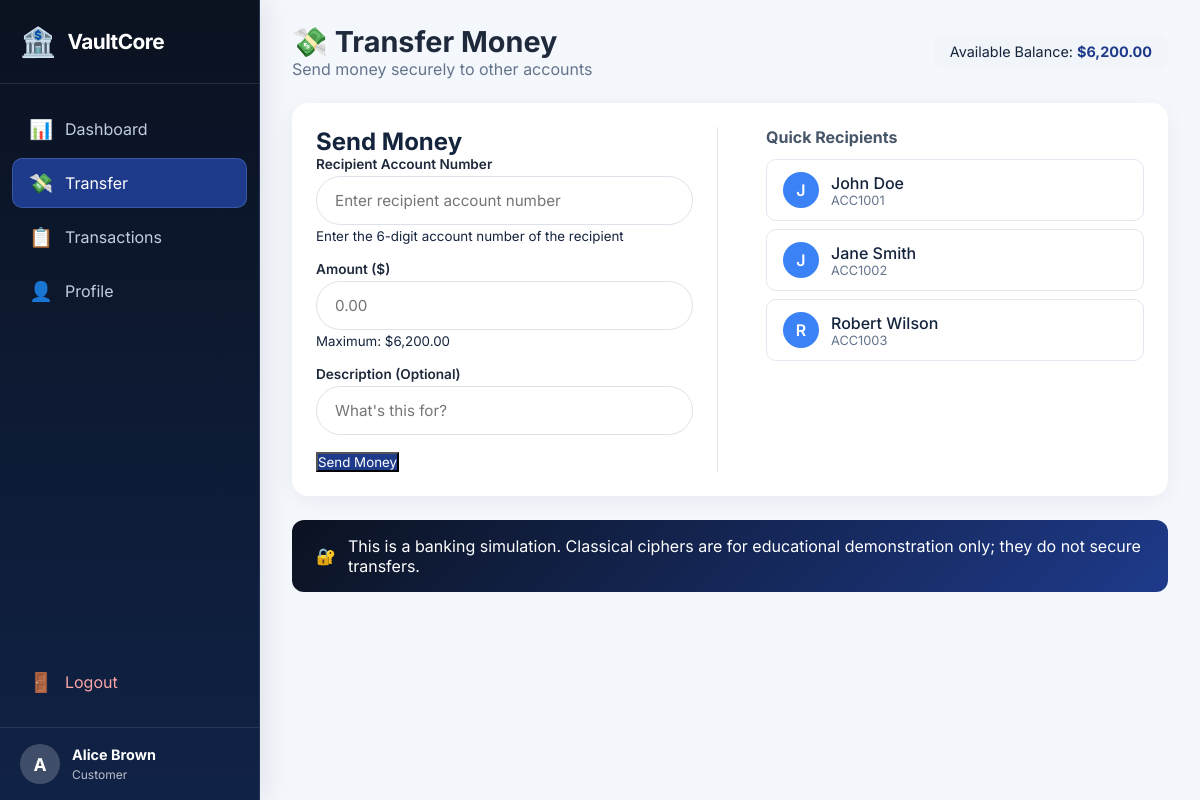
/customer/transfer.php (signed in), run on the app's committed database.
### tables this page shows
CREATE TABLE customers (
    id INT PRIMARY KEY AUTO_INCREMENT,
    customer_id VARCHAR(20) UNIQUE NOT NULL,
    full_name VARCHAR(100) NOT NULL,
    email VARCHAR(100) UNIQUE NOT NULL,
    phone VARCHAR(20),
    password_hash VARCHAR(255) NOT NULL,
    account_number VARCHAR(20) UNIQUE NOT NULL,
    balance DECIMAL(15,2) DEFAULT 0.00,
    cipher_type ENUM('vigenere', 'columnar', 'railfence', 'hill') DEFAULT 'vigenere',
    cipher_key VARCHAR(50) NOT NULL,
    private_note TEXT,
    created_at TIMESTAMP DEFAULT CURRENT_TIMESTAMP,
    status ENUM('active', 'inactive', 'suspended') DEFAULT 'active'
);

### customer/transfer.php (the view, shortened to what this page needs)
<?php
$db = new Database();
$conn = $db->getConnection();
$customerId = $_SESSION['user_id'];
$stmt = $conn->prepare("SELECT * FROM customers WHERE id = ?");
$stmt->execute([$customerId]);
$customer = $stmt->fetch();
$stmt = $conn->prepare("SELECT id, full_name, account_number FROM customers WHERE id != ? AND status = 'active'");
$stmt->execute([$customerId]);
$recipients = $stmt->fetchAll();
?>
<!DOCTYPE html>
<html lang="en">
<head>
    <link rel="stylesheet" href="../css/style.css">
    <link rel="stylesheet" href="../css/dashboard.css">
    <link rel="stylesheet" href="../css/customer.css">
    <link rel="stylesheet" href="../css/vaultcore.css">
</head>
<body>
    <div class="sidebar">
        <div class="sidebar-brand">
            <span class="brand-icon">🏦</span>
            <span>VaultCore</span>
        </div>
        <nav class="sidebar-nav">
            <a href="dashboard.php">
                <span class="nav-icon">📊</span>
                <span>Dashboard</span>
            </a>
            <a href="transfer.php" class="active">
                <span class="nav-icon">💸</span>
                <span>Transfer</span>
            </a>
            <a href="transactions.php">
                <span class="nav-icon">📋</span>
                <span>Transactions</span>
            </a>
            <a href="profile.php">
                <span class="nav-icon">👤</span>
                <span>Profile</span>
            </a>
            <a href="../auth/logout.php" class="logout">
                <span class="nav-icon">🚪</span>
                <span>Logout</span>
            </a>
        </nav>
        <div class="sidebar-footer">
            <div class="user-info">
                <span class="user-avatar"><?= strtoupper(substr($_SESSION['full_name'] ?? 'C', 0, 1)) ?></span>
                <div>
                    <strong><?= htmlspecialchars($_SESSION['full_name'] ?? 'Customer') ?></strong>
                    <small>Customer</small>
                </div>
            </div>
        </div>
    </div>
    <div class="main-content">
        <header class="page-header">
            <div>
                <h1>💸 Transfer Money</h1>
                <p>Send money securely to other accounts</p>
            </div>
            <div class="balance-display">
                <span>Available Balance: </span>
                <strong>$<?= number_format($customer['balance'] ?? 0, 2) ?></strong>
            </div>
        </header>
        <div class="panel transfer-panel">
            <div class="transfer-container">
                <div class="transfer-form-wrapper">
                    <h2>Send Money</h2>
                    <form method="POST" class="transfer-form">
                        <div class="form-group">
                            <label>Recipient Account Number</label>
                            <input type="text" name="to_account" placeholder="Enter recipient account number" required>
                            <small>Enter the 6-digit account number of the recipient</small>
                        </div>
                        <div class="form-group">
                            <label>Amount ($)</label>
                            <input type="number" name="amount" placeholder="0.00" step="0.01" min="0.01" max="9999999999999.99" required>
                            <small>Maximum: $<?= number_format($customer['balance'] ?? 0, 2) ?></small>
                        </div>
                        <div class="form-group">
                            <label>Description (Optional)</label>
                            <input type="text" name="description" placeholder="What's this for?">
                        </div>
                        <button type="submit" class="btn-primary">Send Money</button>
                    </form>
                </div>
                <div class="recipients-list">
                    <h3>Quick Recipients</h3>
                    <?php if (empty($recipients)): ?>
                        <p class="text-muted">No other customers found</p>
                    <?php else: foreach ($recipients as $r): ?>
                        <div class="recipient-card" onclick="setRecipient('<?= $r['account_number'] ?>')">
                            <span class="recipient-avatar"><?= strtoupper(substr($r['full_name'], 0, 1)) ?></span>
                            <div>
                                <div class="recipient-name"><?= htmlspecialchars($r['full_name']) ?></div>
                                <div class="recipient-account"><?= htmlspecialchars($r['account_number']) ?></div>
                            </div>
                        </div>
                    <?php endforeach; endif; ?>
                </div>
            </div>
        </div>
        <div class="encryption-banner">
            <span>🔐</span>
            <span>This is a banking simulation. Classical ciphers are for educational demonstration only; they do not secure transfers.</span>
        </div>
    </div>
</body>
</html>

### css/style.css (style rules this page uses)
:root { --primary: #1e3a8a; --primary-dark: #0b2b5c; --primary-light: #3b5fc4; --gray-50: #f8fafc; --gray-100: #f1f5f9; --gray-200: #e2e8f0; --gray-400: #94a3b8; --gray-500: #64748b; --gray-600: #475569; --gray-800: #1e293b; --success: #16a34a; --warning: #f59e0b; --danger: #dc2626; --shadow: 0 1px 3px rgba(0, 0, 0, 0.1), 0 1px 2px rgba(0, 0, 0, 0.06); --shadow-lg: 0 10px 15px -3px rgba(0, 0, 0, 0.1), 0 4px 6px -2px rgba(0, 0, 0, 0.05); }
* { box-sizing: border-box; margin: 0; padding: 0; font-family: 'Inter', -apple-system, BlinkMacSystemFont, 'Segoe UI', Roboto, sans-serif; }
body { background: #f0f4fa; min-height: 100vh; display: flex; justify-content: center; align-items: center; }
.btn-primary { background: #1e3a8a; color: white; }
.form-group { margin-bottom: 16px; }
.form-group label { display: block; font-size: 0.85rem; font-weight: 600; color: #1e293b; margin-bottom: 4px; }
.form-group input, .form-group select { width: 100%; padding: 14px 18px; border: 1px solid #dce2ea; border-radius: 60px; font-size: 0.95rem; background: white; transition: 0.15s; }

### css/dashboard.css (style rules this page uses)
.sidebar { position: fixed; left: 0; top: 0; bottom: 0; width: 260px; background: linear-gradient(180deg, var(--primary-dark), var(--primary)); color: white; display: flex; flex-direction: column; z-index: 100; transition: all 0.3s ease; }
.sidebar-brand { padding: 24px 20px; display: flex; align-items: center; gap: 12px; font-size: 1.3rem; font-weight: 700; border-bottom: 1px solid rgba(255, 255, 255, 0.1); }
.brand-icon { font-size: 1.8rem; }
.sidebar-nav { flex: 1; padding: 20px 12px; display: flex; flex-direction: column; gap: 4px; }
.sidebar-nav a { display: flex; align-items: center; gap: 12px; padding: 12px 16px; border-radius: 10px; color: rgba(255, 255, 255, 0.7); text-decoration: none; transition: all 0.3s ease; }
.sidebar-nav a.active { background: rgba(255, 255, 255, 0.15); color: white; }
.sidebar-nav a.logout { margin-top: auto; color: #fca5a5; }
.nav-icon { font-size: 1.2rem; }
.sidebar-footer { padding: 16px 20px; border-top: 1px solid rgba(255, 255, 255, 0.1); }
.user-info { display: flex; align-items: center; gap: 12px; }
.user-avatar { width: 40px; height: 40px; background: rgba(255, 255, 255, 0.2); border-radius: 50%; display: flex; align-items: center; justify-content: center; font-weight: 700; font-size: 1.1rem; }
.user-info strong { display: block; font-size: 0.9rem; }
.user-info small { font-size: 0.75rem; opacity: 0.7; }
.main-content { margin-left: 260px; padding: 24px 32px; min-height: 100vh; background: var(--gray-50); }
.page-header { display: flex; justify-content: space-between; align-items: center; margin-bottom: 24px; }
.page-header h1 { font-size: 1.8rem; font-weight: 700; color: var(--gray-800); }
.page-header p { color: var(--gray-500); }
.panel { background: white; border-radius: 16px; padding: 24px; box-shadow: var(--shadow); margin-bottom: 24px; }

### css/customer.css (style rules this page uses)
.transfer-container { display: grid; grid-template-columns: 1fr 1fr; gap: 24px; }
.transfer-form-wrapper { padding-right: 24px; border-right: 1px solid var(--gray-200); }
.recipients-list { padding-left: 24px; }
.recipients-list h3 { font-size: 1rem; margin-bottom: 12px; color: var(--gray-600); }
.recipient-card { display: flex; align-items: center; gap: 12px; padding: 12px 16px; border-radius: 10px; border: 1px solid var(--gray-200); margin-bottom: 8px; cursor: pointer; transition: all 0.2s ease; }
.recipient-avatar { width: 36px; height: 36px; border-radius: 50%; background: var(--primary-light); color: white; display: flex; align-items: center; justify-content: center; font-weight: 600; }
.recipient-name { font-weight: 500; }
.recipient-account { font-size: 0.8rem; color: var(--gray-500); }
.balance-display { background: var(--gray-100); padding: 8px 16px; border-radius: 8px; font-size: 0.9rem; }
.balance-display strong { color: var(--primary); }
.encryption-banner { background: linear-gradient(135deg, var(--primary-dark), var(--primary)); color: white; padding: 16px 24px; border-radius: 12px; display: flex; align-items: center; gap: 12px; margin-top: 24px; }

### data on the page
customers: balance "6,200.00"
customers: full_name "J", full_name "John Doe", account_number "ACC1001"
customers: full_name "J", full_name "Jane Smith", account_number "ACC1002"
customers: full_name "R", full_name "Robert Wilson", account_number "ACC1003"

### other printed values
substr($_SESSION['full_name'] ?? 'C', 0, 1) "A"
$_SESSION['full_name'] "Alice Brown"
